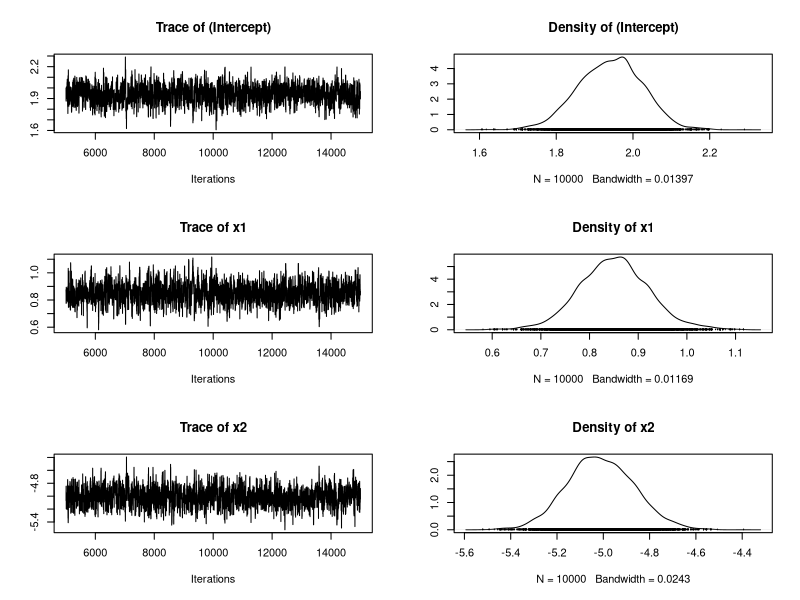

Source code (R):
# From Bayesian Models for Astrophysical Data 
# by Hilbe, de Souza & Ishida, 2017, Cambridge Univ. Press

# Code 5.15  - Synthetic data from logistic model in R

set.seed(13979)
nobs <- 5000

x1 <- rbinom(nobs, size = 1, 0.6)
x2 <- runif(nobs)
xb <- 2 + 0.75*x1 - 5*x2

exb <- 1/(1+exp(-xb))
by <- rbinom(nobs, size = 1, prob = exb)

logitmod <- data.frame(by, x1, x2)

# Code 5.16 Logistic model using R
library(MCMCpack)
myL <- MCMClogit(by ~ x1 + x2,
                 burnin = 5000,
                 mcmc = 10000,
                 data = logitmod)

summary(myL)


plot(myL)                             # Produces figure
